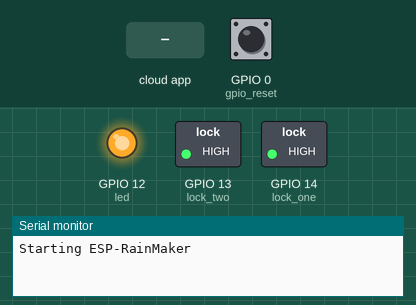
Simulated run of this sketch. Board: ESP32. Parts: switched loads named in the sketch (green lamp = pin HIGH), output pins drawn as LEDs (lit = HIGH), the last lines printed to the serial monitor. Inputs (shaded band) come from the test bench; at power-on: GPIO 0 (gpio_reset) HIGH. WiFi joins after 1.5 s; servers stay silent unless stated.

Above: at 1.2 s.
1.3 s: the phone or cloud app sets LED to 1
At 1.8 s:
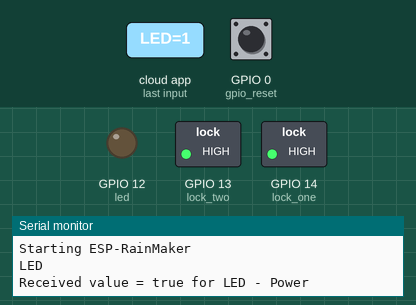
2.8 s: the phone or cloud app sets BEDROOM to 1
At 4.0 s:
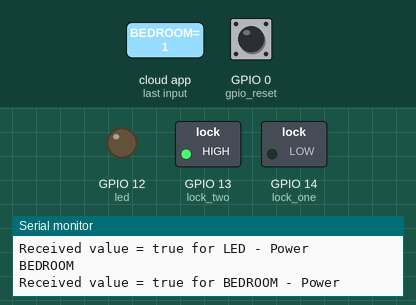
4.3 s: GPIO 0 (gpio_reset) pulled LOW for 0.15 s
At 4.9 s:
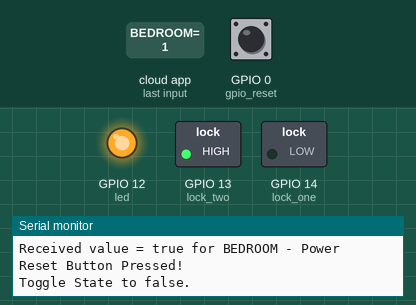
5.9 s: the phone or cloud app sets KITCHEN to 1
At 6.4 s:
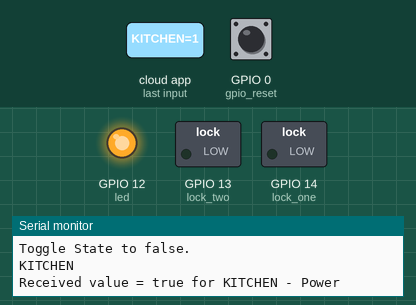
7.4 s: the phone or cloud app sets BEDROOM to 0
At 8.6 s:
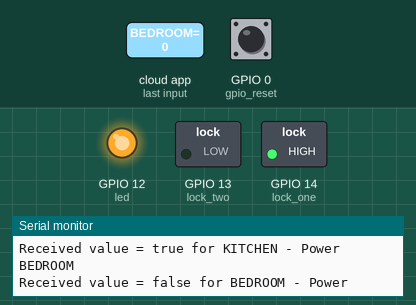
8.9 s: GPIO 0 (gpio_reset) pulled LOW for 1 s
At 10.9 s:
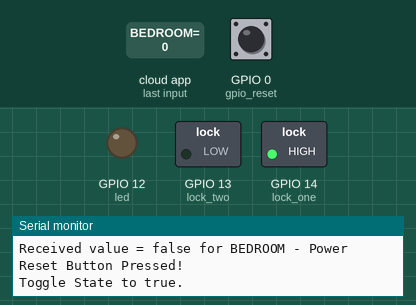
Timing chart, 0 to 12.4 s (numbered marks = the images above; inputs shaded):
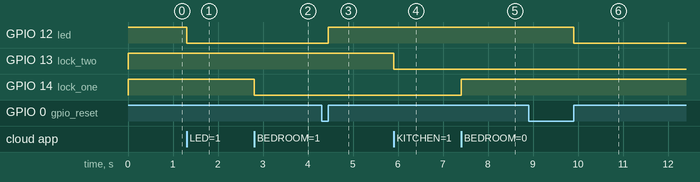

Measured:
- after the input at 1.3 s, GPIO 12 (led): HIGH → LOW at once
- after the input at 2.8 s, GPIO 14 (lock_one): HIGH → LOW at once
- after the input at 4.3 s, GPIO 12 (led): LOW → HIGH after 0.15 s
- after the input at 5.9 s, GPIO 13 (lock_two): HIGH → LOW at once
- after the input at 7.4 s, GPIO 14 (lock_one): LOW → HIGH at once
- after the input at 8.9 s, GPIO 12 (led): HIGH → LOW after 1.0 s

The sketch:

Esp_Rainmaker-Smart-Conroller.ino
```cpp
#include "RMaker.h"
#include "WiFi.h"
#include "WiFiProv.h"
#include <SimpleTimer.h>
#include <wifi_provisioning/manager.h>

// Set Defalt Values
#define DEFAULT_LED_MODE true
#define DEFAULT_LOCK_ONE_MODE true
#define DEFAULT_LOCK_TWO_MODE true

// BLE Credentils
const char *service_name = "RainMakerBLE";
const char *pop = "1234567";

// GPIO
static uint8_t gpio_reset = 0;
static uint8_t led = 12;
static uint8_t lock_one = 14;
static uint8_t lock_two = 13;
bool lock_one_state = true;
bool lock_two_state = true;
bool led_state = true;

bool wifi_connected = 0;


SimpleTimer Timer;

//------------------------------------------- Declaring Devices -----------------------------------------------------//

//The framework provides some standard device types like switch, lightbulb, fan, temperature sensor.
static Switch my_switch("LED", &led);
static Switch my_switch_one("BEDROOM", &lock_one);
static Switch my_switch_two("KITCHEN", &lock_two);

void sysProvEvent(arduino_event_t *sys_event)
{
  switch (sys_event->event_id) {
    case ARDUINO_EVENT_PROV_START:
#if CONFIG_IDF_TARGET_ESP32
      Serial.printf("\nProvisioning Started with name \"%s\" and PoP \"%s\" on BLE\n", service_name, pop);
      printQR(service_name, pop, "ble");
#else
      Serial.printf("\nProvisioning Started with name \"%s\" and PoP \"%s\" on SoftAP\n", service_name, pop);
      printQR(service_name, pop, "softap");
#endif
      break;
    case ARDUINO_EVENT_WIFI_STA_CONNECTED:
      Serial.printf("\nConnected to Wi-Fi!\n");
      wifi_connected = 1;
      delay(500);
      break;
    case ARDUINO_EVENT_PROV_CRED_RECV: {
        Serial.println("\nReceived Wi-Fi credentials");
        Serial.print("\tSSID : ");
        Serial.println((const char *) sys_event->event_info.prov_cred_recv.ssid);
        Serial.print("\tPassword : ");
        Serial.println((char const *) sys_event->event_info.prov_cred_recv.password);
        break;
      }
  }
}

void write_callback(Device *device, Param *param, const param_val_t val, void *priv_data, write_ctx_t *ctx)
{
  const char *device_name = device->getDeviceName();
  Serial.println(device_name);
  const char *param_name = param->getParamName();

  if (strcmp(device_name, "LED") == 0)
  {
    if (strcmp(param_name, "Power") == 0)
    {
      Serial.printf("Received value = %s for %s - %s\n", val.val.b ? "true" : "false", device_name, param_name);
      led_state = val.val.b;
      (led_state == false) ? digitalWrite(led, HIGH) : digitalWrite(led, LOW);
      param->updateAndReport(val);
    }
  }
  if (strcmp(device_name, "BEDROOM") == 0)
  {
    if (strcmp(param_name, "Power") == 0)
    {
      Serial.printf("Received value = %s for %s - %s\n", val.val.b ? "true" : "false", device_name, param_name);
      lock_one_state = val.val.b;
      (lock_one_state == false) ? digitalWrite(lock_one, HIGH) : digitalWrite(lock_one, LOW);
      param->updateAndReport(val);
    }
  }
  if (strcmp(device_name, "KITCHEN") == 0)
  {
    if (strcmp(param_name, "Power") == 0)
    {
      Serial.printf("Received value = %s for %s - %s\n", val.val.b ? "true" : "false", device_name, param_name);
      lock_two_state = val.val.b;
      (lock_two_state == false) ? digitalWrite(lock_two, HIGH) : digitalWrite(lock_two, LOW);
      param->updateAndReport(val);
    }
  }

}

void setup()
{

  Serial.begin(115200);

  // Configure the input GPIOs
  pinMode(gpio_reset, INPUT);
  pinMode(led, OUTPUT);
  pinMode(lock_one, OUTPUT);
  pinMode(lock_two, OUTPUT);
  digitalWrite(led, DEFAULT_LED_MODE);
  digitalWrite(lock_one, DEFAULT_LOCK_ONE_MODE);
  digitalWrite(lock_two, DEFAULT_LOCK_TWO_MODE);


  //------------------------------------------- Declaring Node -----------------------------------------------------//
  Node my_node;
  my_node = RMaker.initNode("ESP RainMaker");

  //Standard switch device
  my_switch.addCb(write_callback);
  my_switch_one.addCb(write_callback);
  my_switch_two.addCb(write_callback);

  //------------------------------------------- Adding Devices in Node -----------------------------------------------------//
  my_node.addDevice(my_switch);
  my_node.addDevice(my_switch_one);
  my_node.addDevice(my_switch_two);

  //This is optional
  RMaker.enableOTA(OTA_USING_PARAMS);
  //If you want to enable scheduling, set time zone for your region using setTimeZone().
  //The list of available values are provided here https://rainmaker.espressif.com/docs/time-service.html
  // RMaker.setTimeZone("Asia/Shanghai");
  // Alternatively, enable the Timezone service and let the phone apps set the appropriate timezone
  RMaker.enableTZService();
  RMaker.enableSchedule();

  Serial.printf("\nStarting ESP-RainMaker\n");
  RMaker.start();

  // Timer for Sending Sensor's Data
  Timer.setInterval(3000);

  WiFi.onEvent(sysProvEvent);

#if CONFIG_IDF_TARGET_ESP32
  WiFiProv.beginProvision(WIFI_PROV_SCHEME_BLE, WIFI_PROV_SCHEME_HANDLER_FREE_BTDM, WIFI_PROV_SECURITY_1, pop, service_name);
#else
  WiFiProv.beginProvision(WIFI_PROV_SCHEME_SOFTAP, WIFI_PROV_SCHEME_HANDLER_NONE, WIFI_PROV_SECURITY_1, pop, service_name);
#endif

}

void loop()
{


  //-----------------------------------------------------------  Logic to read button

  // Read GPIO0 (external button to reset device
  if (digitalRead(gpio_reset) == LOW)
  { //Push button pressed
    Serial.printf("Reset Button Pressed!\n");
    // Key debounce handling
    delay(100);
    int startTime = millis();
    while (digitalRead(gpio_reset) == LOW) delay(50);
    int endTime = millis();


    if ((endTime - startTime) > 10000)
    {
      // If key pressed for more than 10secs, reset all
      Serial.printf("Reset to factory.\n");
      wifi_connected = 0;
      RMakerFactoryReset(2);
    }
    else if ((endTime - startTime) > 3000) {
      Serial.printf("Reset Wi-Fi.\n");
      wifi_connected = 0;
      // If key pressed for more than 3secs, but less than 10, reset Wi-Fi
      RMakerWiFiReset(2);
    }
    else
    {
      // Toggle device state
      led_state = !led_state;
      Serial.printf("Toggle State to %s.\n", led_state ? "true" : "false");
      my_switch.updateAndReportParam(ESP_RMAKER_DEF_POWER_NAME, led_state);
      (led_state == false) ? digitalWrite(led, HIGH) : digitalWrite(led, LOW);
    }
  }
  delay(100);
}
```
